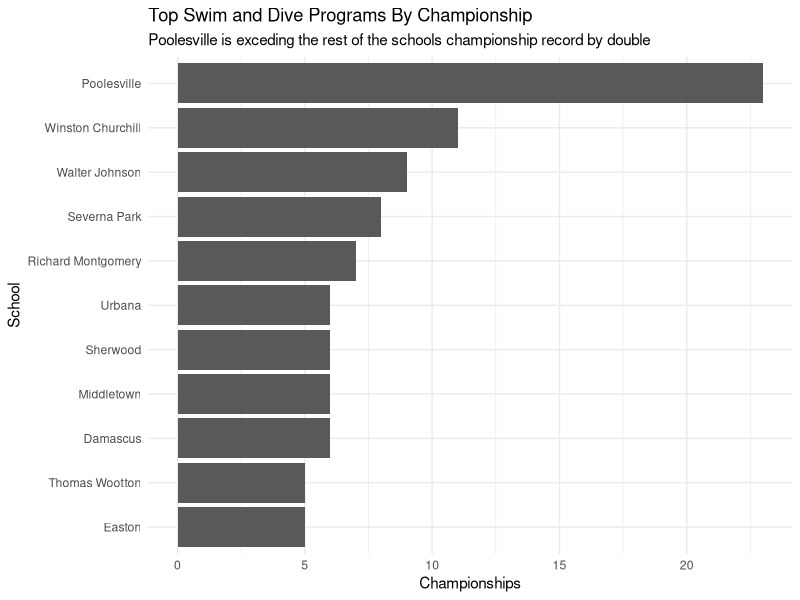

This figure's R source:
## ---- chunk 1
library(tidyverse)
## ---- chunk 2
swimanddive <- read_csv("championships.csv")
## ---- chunk 3
championswimdata <- swimanddive |> group_by(school, Status = "Champion") |> summarise(count=n())
## ---- chunk 4
champover4 <- championswimdata |> filter(count > 4) 
## ---- chunk 5
ggplot() + 
  geom_bar(
    data=champover4, 
    aes(x=reorder(school, count),
        weight=count))  + 
  labs(
    title="Top Swim and Dive Programs By Championship",
    subtitle = "Poolesville is exceding the rest of the schools championship record by double ",
    x="School", 
    y="Championships") + 
  theme_minimal() + 
  coord_flip()
